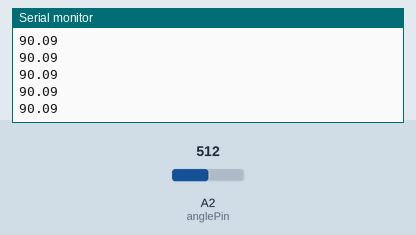
Recording of a sketch running on a simulated Arduino Leonardo, built with avr-gcc and run on an emulated ATmega32U4. On the bench: the last lines printed to the serial monitor. The test bench sets the inputs (shaded band); at power-on: A2 (anglePin) = 512. USB keyboard and mouse output is not drawn.

Above: at 1.2 s.
1.3 s: A2 (anglePin) set to 716
At 2.0 s:
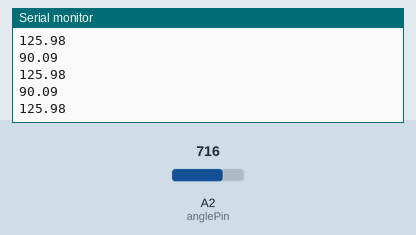
2.8 s: A2 (anglePin) set to 900
At 3.9 s:
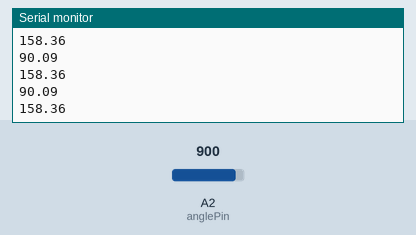
Timing chart, 0 to 4.4 s (numbered marks = the images above; inputs shaded):
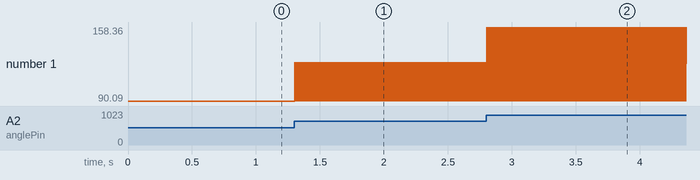

The sketch:

arduino.ino
```cpp
//using HID library of arduino
#include <Mouse.h>
//Defining initials value, max/minreading taken from testing
int anglePin = 2;
float maxreading=1023;
float minreading=0;
float center;
int i=0;
void setup()
{
  //measuring the first value of potentiometer as center point for calibration purpose
Serial.begin(9600);
Mouse.begin();
float multValue = ((maxreading-minreading)/180);
float input = analogRead(anglePin);
float angleReading = (input - minreading) / multValue;
center=angleReading;
}
void loop()
{
  //reading the current angle of potentiometer
float multValue = ((maxreading-minreading)/180);
float input = analogRead(anglePin);

float angleReading = (input - minreading) / multValue;

Serial.println(center);
Serial.println(angleReading);

//deciding the mouse/controller direction and speed according to the potentiometer/angle values
if (angleReading>center+0.5 && angleReading<center+1)
{Mouse.move(-3,0,0);
delay(8);}
if (angleReading>center+1)
{Mouse.move(-3,0,0);
delay(3);}
else if (angleReading<center-0.5 && angleReading>center-1)
{Mouse.move(3,0,0);
delay(8);}
else if (angleReading<center-1)
{Mouse.move(3,0,0);
delay(3);}
else
{Mouse.move(0,0,0);
delay(1);}
}
```

Measured:
- after the input at 1.3 s, the serial monitor: prints a new line at once (image 1)
- after the input at 2.8 s, the serial monitor: prints a new line at once (image 2)
- plotted number 1: 90.09 → 125.98 after the input at 1.3 s
